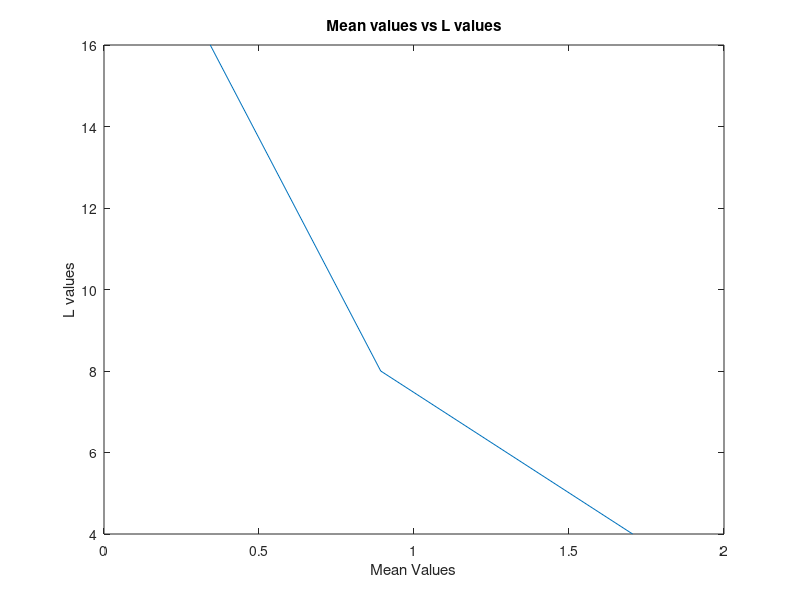
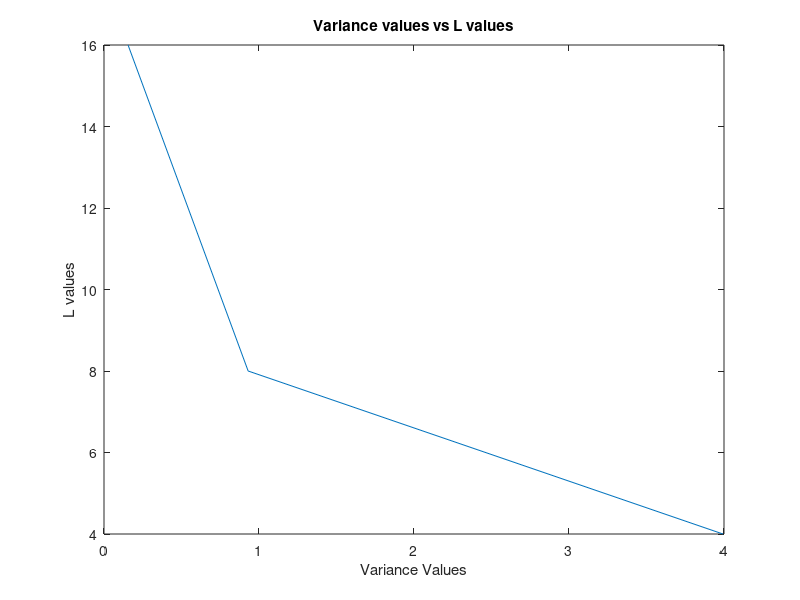
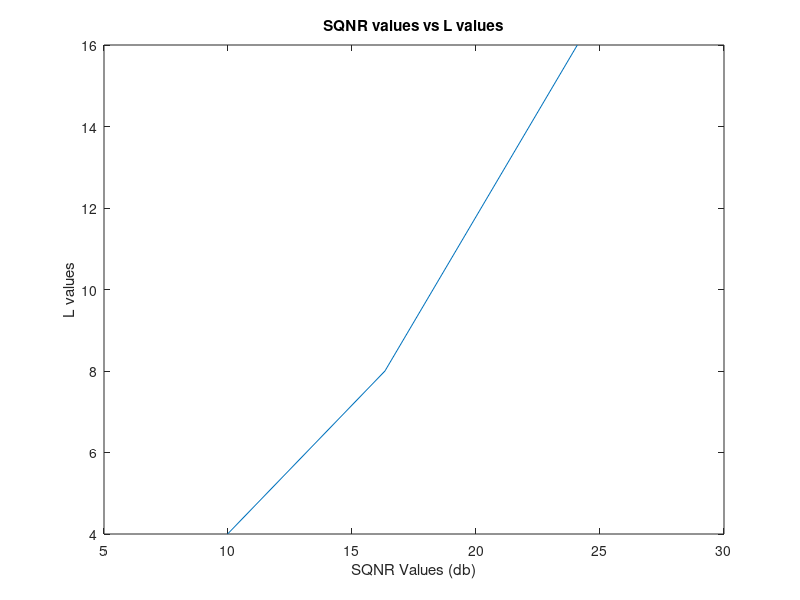
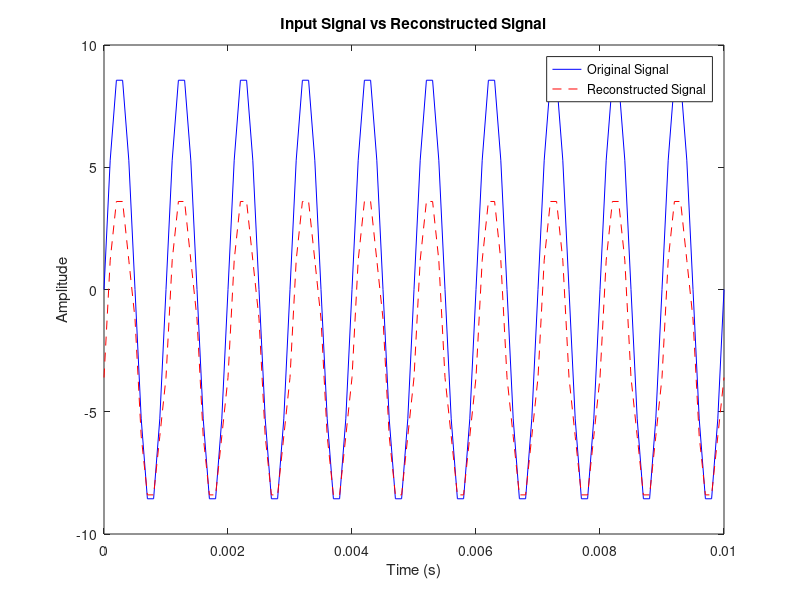

Recreate these plots in MATLAB, in order.
% Parameters

A = 9; % Signal Amplitude [13001578 --> 1 + 8]
f = 1000; % Frequency in Hz
duration = 0.01; % Signal duration in seconds
T_s = 0.0001; % Sampling interval
t = 0:T_s:duration; % Time vector
L = 32; % Number of quantization levels
mu = 255; % For μ-law quantization
p = 0.01; % Error probability in Binary Symmetric Channel

%% Sampling

function samples = sample_signal(A, f, T_s, duration)
    t = 0:T_s:duration;  % Time vector
    samples = A * sin(2 * pi * f * t);  % Generate sinusoidal signal
end

T_s_values = [0.001, 0.0005, 0.0001]; % Sampling intervals

for T_s = T_s_values
    samples = sample_signal(A, f, T_s, duration);
    % figure;
    % plot(0:T_s:duration, samples);
    % title(['Sampled Signal with T_s = ', num2str(T_s)]);
    % xlabel('Time (s)');
    % ylabel('Amplitude');
end

%% Quantization

function [quantized_values, levels] = uniform_quantizer(signal, L, A)
    % Define L quantization levels linearly spaced between -A and A
    levels = linspace(-A, A, L);

    % Quantize the signal: find the closest level to each sample
    quantized_values = zeros(size(signal));  % Initialize output array
    for i = 1:length(signal)
        % Find the closest quantization level
        [~, idx] = min(abs(signal(i) - levels));  % Find closest level index
        quantized_values(i) = levels(idx);  % Assign the quantized value
    end
end

function quantized_values = mu_law_quantizer(signal, L, mu)
    normalized_signal = signal / max(abs(signal)); % Normalize
    compressed_signal = sign(normalized_signal) .* log(1 + mu * abs(normalized_signal)) / log(1 + mu);
    quantized_signal = round((compressed_signal + 1) * (L - 1) / 2); % Uniform quantization
    quantized_values = 2 * quantized_signal / (L - 1) - 1; % Decompress
    quantized_values = quantized_values * max(abs(signal)); % Restore scale
end

%% Quantization Error Analysis

function [mae, var_error] = quantization_error_analysis(signal, quantized_signal)
    error = signal - quantized_signal;
    mae = mean(abs(error)); % Mean Absolute Error
    var_error = var(error); % Variance of Error
end

%% Signal-to-Quantization Noise Ratio (SQNR)

function sqnr = calculate_sqnr(signal, quantized_signal)
    signal_power = mean(signal .^ 2);
    error = signal - quantized_signal;
    noise_power = mean((error) .^ 2);
    sqnr = 10 * log10(signal_power / noise_power);
end

%% Huffman Encoding

function [encoded_signal, dict] = huffman_encode(signal)
%    % Normalize the signal to the range [0, L-1] and scale to integers
%    signal_int = round((signal - min(signal)) / (max(signal) - min(signal)) * (L - 1)) + 1;
%    % Ensure values are within the range [1, L]
%    signal_int = max(min(signal_int, L), 1);

    % Find unique symbols
    symbols = unique(signal);

    % Calculate probabilities
    symbol_counts = histc(signal, symbols);
    probabilities = symbol_counts / sum(symbol_counts);

    % Create Huffman dictionary
    dict = huffmandict(symbols, probabilities);

    % Encode the signal
   [~, idx]   = ismember( signal, symbols);
   encoded_signal = huffmanenco(idx, dict);
end

%% Huffman Decoding

function decoded_signal = huffman_decode(encoded_signal, dict)
    decoded_signal = huffmandeco(encoded_signal, dict);
end

%% Signal Comparison

% no functions here :)


%% Compression Metrics

function compression_rate = calculate_compression_rate(original_bits, compressed_bits)
    compression_rate = (original_bits - compressed_bits) / original_bits;
end

%% Error Channel Simulation

function noisy_signal = bsc_channel(encoded_signal, p)
    noisy_signal = xor(encoded_signal, rand(size(encoded_signal)) < p);
    noisy_signal = double(noisy_signal);
end

%% Simulation time :3

% Step 1: Input Signal and Sampling

input_signal = sample_signal(A, f, T_s, duration);

% Step 2: Quantization

[uniform_quantized, uniform_levels] = uniform_quantizer(input_signal, L, A);
mu_quantized = mu_law_quantizer(input_signal, L, mu);

% Step 3: Quantization Error Analysis

L_Values = [4, 8, 16];
mae_Values = [0, 0, 0];
var_Values = [0, 0, 0];
i = 1;

for LValue = L_Values
    [uniform_quantized, uniform_levels] = uniform_quantizer(input_signal, LValue, A);
    [mae_uniform, var_uniform] = quantization_error_analysis(input_signal, uniform_quantized);
    % [mae_uniform, var_uniform] = quantization_error_analysis(input_signal, mu_quantized);
    % disp(['Mean Absolute Error (Uniform): ', num2str(mae_uniform), 'For the value of L:', num2str(LValue)]);
    % disp(['Variance of Error (Uniform): ', num2str(var_uniform), 'For the value of L:', num2str(LValue)]);
    mae_Values(1, i) = mae_uniform;
    var_Values(1, i) = var_uniform;
    i = i + 1;
end

figure;
plot(mae_Values, L_Values);
title('Mean values vs L values');
xlabel('Mean Values');
ylabel('L values');

figure;
plot(var_Values, L_Values);
title('Variance values vs L values');
xlabel('Variance Values');
ylabel('L values');

% Step 4: SQNR

% sqnr_uniform = calculate_sqnr(input_signal, uniform_quantized);
% sqnr_uniform = calculate_sqnr(input_signal, mu_quantized);
% disp(['SQNR (Uniform): ', num2str(sqnr_uniform), ' dB']);

sqnr_Values = [0, 0, 0];
i = 1;
for LValue = L_Values
    [uniform_quantized, uniform_levels] = uniform_quantizer(input_signal, LValue, A);
    sqnr_uniform = calculate_sqnr(input_signal, uniform_quantized);
    % sqnr_uniform = calculate_sqnr(input_signal, mu_quantized);
    sqnr_Values(1, i) = sqnr_uniform;
    i = i + 1;
end

figure;
plot(sqnr_Values, L_Values);
title('SQNR values vs L values');
xlabel('SQNR Values (db)');
ylabel('L values');

% Step 5: Encoding (Huffman Encoding)

[encoded_signal, huffman_dict] = huffman_encode(uniform_quantized);
% [encoded_signal, huffman_dict] = huffman_encode(mu_quantized);

% Step 6: Simulate a Channel (Noiseless)

% Huffman decoding to reconstruct the signal
decoded_signal = 2 .* huffman_decode(encoded_signal, huffman_dict) - A;

% Step 7: Signal Comparison

% Rescale decoded signal for comparison
quantization_step = uniform_levels(2) - uniform_levels(1);
reconstructed_signal = decoded_signal * quantization_step;

% Cross-correlation between input and reconstructed signal
correlation = corrcoef(input_signal, reconstructed_signal);
disp(['Cross-correlation: ', num2str(correlation(1, 2))]);

% Plotting Input vs Output
figure;
plot(t, input_signal, 'b', 'DisplayName', 'Original Signal');
hold on;
plot(t, reconstructed_signal, 'r--', 'DisplayName', 'Reconstructed Signal');
legend;
title('Input Signal vs Reconstructed Signal');
xlabel('Time (s)');
ylabel('Amplitude');
% Debugging
disp(max(reconstructed_signal))
disp(min(reconstructed_signal))
disp(max(input_signal))
disp(min(input_signal))
disp('hi')

% Step 8: Compression Efficiency and Rate

original_bits = length(input_signal) * ceil(log2(L));
compressed_bits = length(encoded_signal);
compression_rate = calculate_compression_rate(original_bits, compressed_bits);
disp(['Compression Rate: ', num2str(compression_rate * 100), '%']);

% Step 9: Error Channel Simulation (Bonus)

bsc_signal = bsc_channel(encoded_signal, p);
try
    noisy_decoded = huffman_decode(double(bsc_signal), huffman_dict);
    noisy_reconstructed_signal = 2.* noisy_decoded * quantization_step - A;
    % Plot noisy reconstructed signal

    % Ensure the lengths match for plotting
    n = length(noisy_reconstructed_signal);
    min_length = min(length(input_signal), n);  % Ensure matching lengths
    t_reconstructed = linspace(0, duration, min_length);  % Adjust time vector length

    figure;
    plot(t_reconstructed, input_signal(1:min_length), 'b', 'DisplayName', 'Original Signal');
    hold on;
    plot(t_reconstructed, noisy_reconstructed_signal(1:min_length), 'g--', 'DisplayName', 'Noisy Reconstructed Signal');
    legend('Location', 'northeast')
    title('Input Signal vs Noisy Reconstructed Signal');
    xlabel('Time (s)');
    ylabel('Amplitude');

catch e
    disp('Error during huffman decoding due to an invalid encoded sequence');
    rethrow(e);
end


%% Enhancing Signal Approximation

% one could increase the number of quantization levels but that would be
% resource-extensive if implemented irl
% more elegantly we could resort to more advanced encoding techniques
% such as arithmetic coding :)

